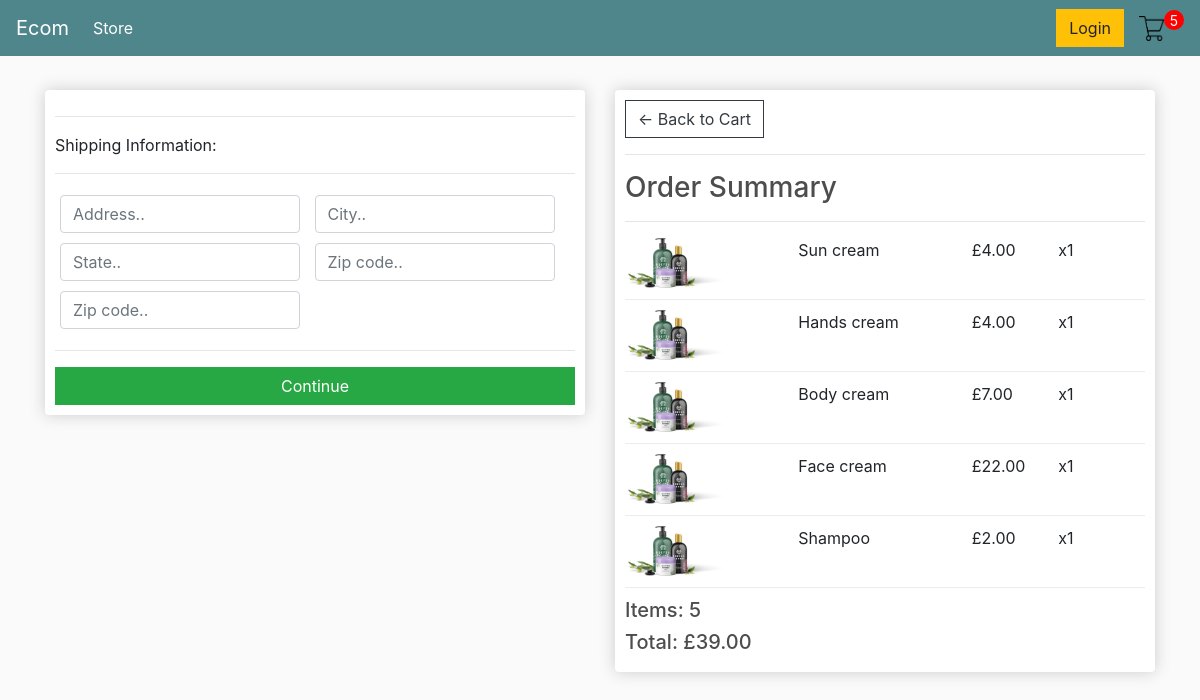
/checkout/ (signed in), run on an earlier commit of the app's database.
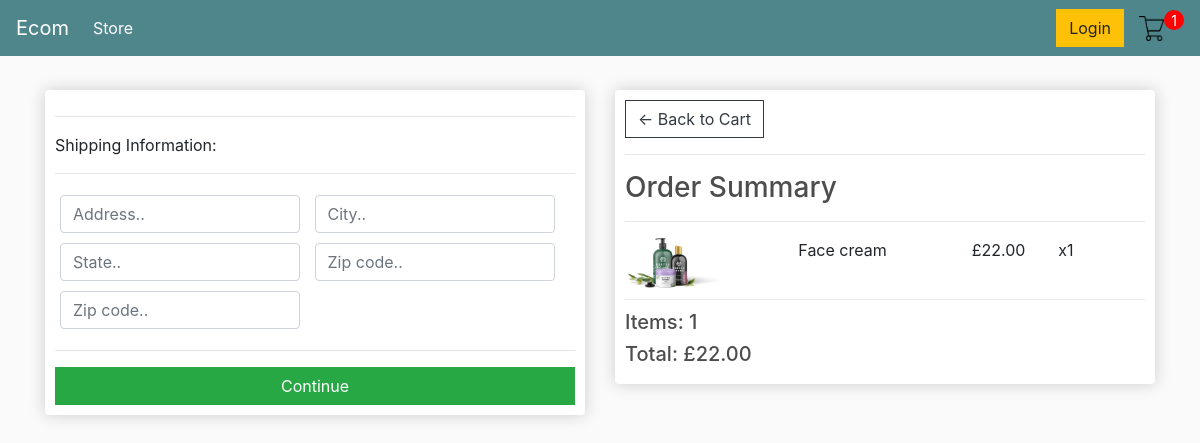
And on a later commit of the database.
### store/models.py (models this page shows, shortened)
class OrderItem(models.Model):
    product = models.ForeignKey(Product, on_delete=models.SET_NULL, null=True, blank=True)
    order = models.ForeignKey(Order, on_delete=models.SET_NULL, null=True, blank=True)
    quantity = models.IntegerField(default=0, null=True, blank=True)
    date_added = models.DateTimeField(auto_now_add=True)
    @property
    def get_total(self):
        total = self.product.price * self.quantity
        return total

class Product(models.Model):
    name = models.CharField(max_length=200, null=True)
    price = models.FloatField()
    digital = models.BooleanField(default=False, null=True, blank=False)
    image = models.ImageField(null=True, blank=True)

class Order(models.Model):
    customer = models.ForeignKey(Customer, on_delete=models.SET_NULL, null=True, blank=True)
    date_ordered = models.DateTimeField(auto_now_add=True)
    complete = models.BooleanField(default=False, blank=False)
    transaction_id = models.CharField(max_length=100, null=True)
    @property
    def shipping(self):
        shipping = False
        orderitems = self.orderitem_set.all()
        for i in orderitems:
            if i.product.digital == False:
                shipping = True
        return shipping
    @property
    def get_cart_total(self):
        orderitems = self.orderitem_set.all()
        total = sum([item.get_total for item in orderitems])
        return total
    @property
    def get_cart_items(self):
        orderitems = self.orderitem_set.all()
        total = sum([item.quantity for item in orderitems])
        return total

### store/views.py (the view)
# urls.py: path('checkout/', views.checkout, name="checkout"),
def checkout(request):
	if request.user.is_authenticated:
		customer = request.user.customer
		order, created = Order.objects.get_or_create(customer=customer, complete=False)
		items = order.orderitem_set.all()
		cartItems = order.get_cart_items
	else:
		items = []
		order = {'get_cart_total':0, 'get_cart_items':0, 'shipping':False}
		cartItems = order['get_cart_items']
	context = {'items':items, 'order':order, 'cartItems':cartItems}
	return render(request, 'store/checkout.html', context)

### store/templates/store/checkout.html (shortened to what this page needs)
{% extends 'store/main.html' %}
{% load static %}
{% block content %}
     <div class="row">
		<div class="col-lg-6">
			<div class="box-element" id="form-wrapper">
				<form id="form">
					<div id="shipping-info">
						<hr>
						<p>Shipping Information:</p>
						<hr>
						<div class="form-field">
							<input class="form-control" type="text" name="address" placeholder="Address..">
						</div>
						<div class="form-field">
							<input class="form-control" type="text" name="city" placeholder="City..">
						</div>
						<div class="form-field">
							<input class="form-control" type="text" name="state" placeholder="State..">
						</div>
						<div class="form-field">
							<input class="form-control" type="text" name="zipcode" placeholder="Zip code..">
						</div>
						<div class="form-field">
							<input class="form-control" type="text" name="country" placeholder="Zip code..">
						</div>
					</div>
					<hr>
					<input id="form-button" class="btn btn-success btn-block" type="submit" value="Continue">
				</form>
			</div>
			<br>
		</div>
		<div class="col-lg-6">
			<div class="box-element">
				<a  class="btn btn-outline-dark" href="{% url 'cart' %}">&#x2190; Back to Cart</a>
				<hr>
				<h3>Order Summary</h3>
				<hr>
				{% for item in items %}
				<div class="cart-row">
					<div style="flex:2"><img class="row-image" src="{% static 'images/item.png' %}"></div>
					<div style="flex:2"><p>{{item.product.name}}</p></div>
					<div style="flex:1"><p>£{{item.product.price|floatformat:2}}</p></div>
					<div style="flex:1"><p>x{{item.quantity}}</p></div>
				</div>
				{% endfor %}
				<h5>Items:   {{order.get_cart_items}}</h5>
				<h5>Total:   £{{order.get_cart_total|floatformat:2}}</h5>
			</div>
		</div>
	</div>
{% endblock content %}

What changed in the data, as far as the page shows it:
removed OrderItem: product.name "Sun cream", product.price "4.00", quantity "1"
removed OrderItem: product.name "Hands cream", product.price "4.00", quantity "1"
removed OrderItem: product.name "Body cream", product.price "7.00", quantity "1"
removed OrderItem: product.name "Shampoo", product.price "2.00", quantity "1"
removed Order: get_cart_items "5", get_cart_total "39.00"
added Order: get_cart_items "1", get_cart_total "22.00"
Also different on the page:
{{ cartItems }}: "5" → "1"
